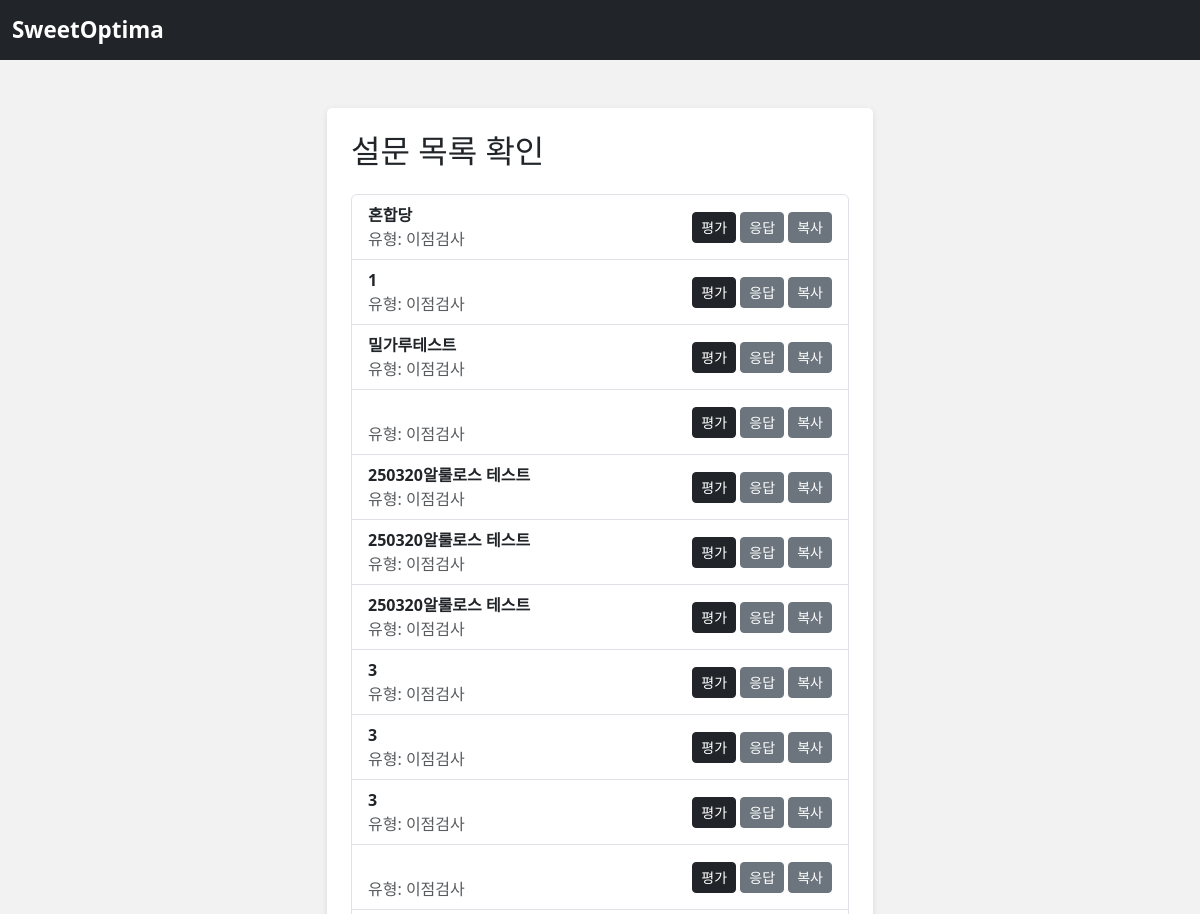
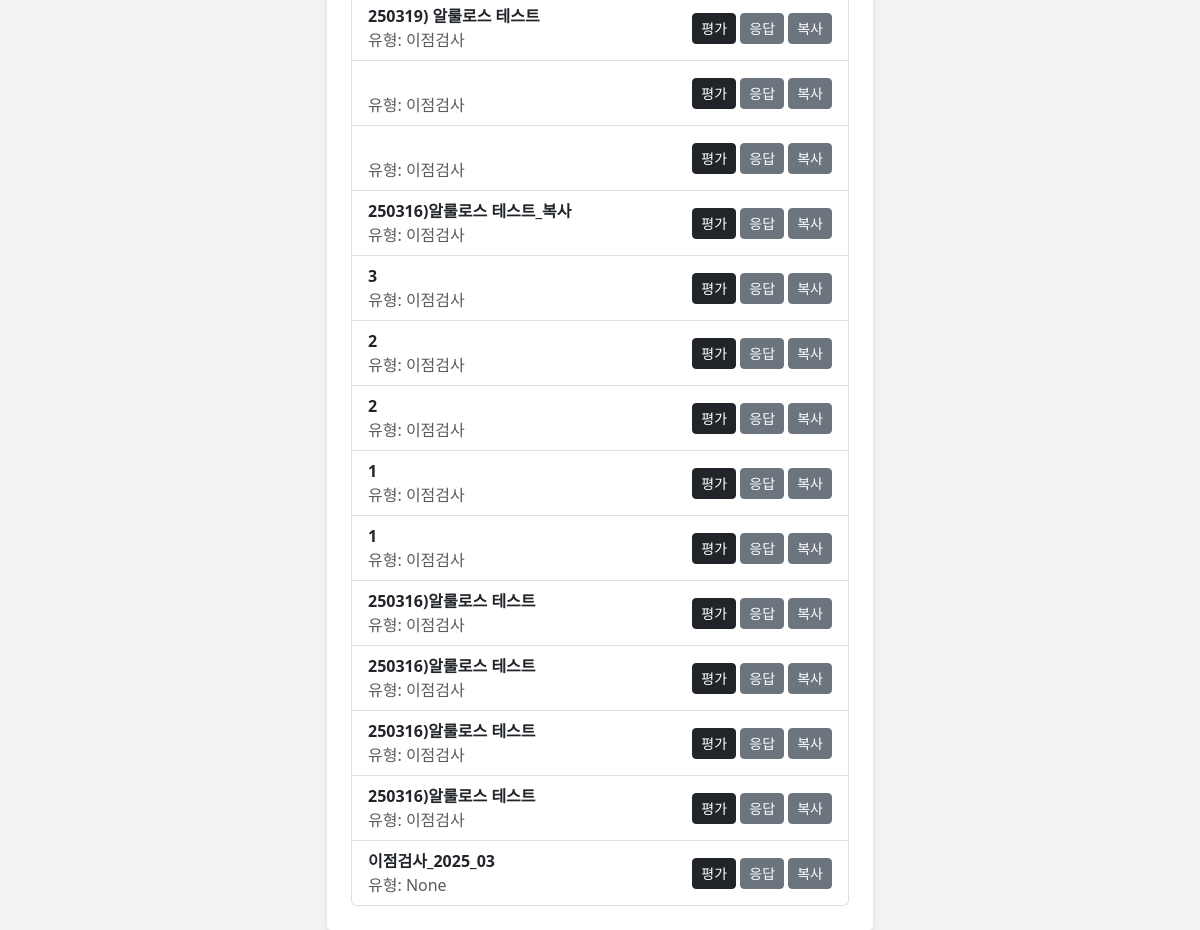
The page /survey/list/ on the database its author committed (2 pictures, top to bottom).
### survey/models.py (models this page shows, shortened)
class QuestionSet(models.Model):
    name = models.CharField(max_length=200)
    survey_type = models.CharField(max_length=50, null=True, blank=True)
    is_today = models.BooleanField(default=False)  # '오늘의 평가' 여부
    created_at = models.DateTimeField(auto_now_add=True)
    set_count = models.IntegerField(default=1)
    codes_json = models.TextField(blank=True, null=True)

### survey/views.py (the view)
# urls.py: path('list/', views.survey_list_view, name='survey_list'),
def survey_list_view(request):
    print("[DEBUG] survey_list_view called. method =", request.method)
    all_sets = QuestionSet.objects.all().order_by('-created_at')
    print("[DEBUG] total QuestionSet count =", all_sets.count())
    return render(request, 'survey/survey_list.html', {
        'surveys': all_sets
    })

### survey/templates/survey/survey_list.html (shortened to what this page needs)
<!DOCTYPE html>
<html lang="ko">
<head>
  <link
    rel="stylesheet"
    href="https://cdn.jsdelivr.net/npm/bootstrap@5.3.0/dist/css/bootstrap.min.css"
  />
</head>
<body>
  <nav class="navbar navbar-expand-lg navbar-dark bg-dark">
    <div class="container-fluid">
      <span class="navbar-brand title-logo">SweetOptima</span>
    </div>
  </nav>
  <div class="container mt-5">
    <div class="row justify-content-center">
      <div class="col-sm-10 col-md-8 col-lg-6">
        <div class="card main-card">
          <div class="card-body p-4">
            <h2 class="card-title mb-4">설문 목록 확인</h2>
            <ul class="list-group">
              {% for qs in surveys %}
                <li class="list-group-item d-flex justify-content-between align-items-center">
                  <div>
                    <b>{{ qs.name }}</b>
                    <br/>
                    <span class="text-muted">유형: {{ qs.survey_type }}</span>
                  </div>
                  <div>
                    <button class="btn btn-dark btn-sm" onclick="location.href='/survey/diff/{{ qs.id }}/'">평가</button>
                    <button class="btn btn-secondary btn-sm" onclick="location.href='/survey/responses/{{ qs.id }}/'">응답</button>
                    <button class="btn btn-secondary btn-sm" onclick="location.href='/survey/create/{{ qs.id }}/copy/'">복사</button>
                  </div>
                </li>
              {% empty %}
                <li class="list-group-item">아직 설문이 없습니다.</li>
              {% endfor %}
            </ul>
          </div>
        </div>
      </div>
    </div>
  </div>
</body>
</html>

### survey/templates/survey/survey_list.html (style rules this page uses)
body { background-color: #f2f2f2; }
.title-logo { font-weight: bold; font-size: 1.4rem; color: #fff; }
.main-card { background-color: #ffffff; border: none; border-radius: 5px; box-shadow: 0 2px 6px rgba(0,0,0,0.1); }

### rows shown on the page
QuestionSet: name "혼합당", survey_type "이점검사"
QuestionSet: name "1", survey_type "이점검사"
QuestionSet: name "밀가루테스트", survey_type "이점검사"
QuestionSet: survey_type "이점검사"
QuestionSet: name "250320알룰로스 테스트", survey_type "이점검사"
QuestionSet: name "250320알룰로스 테스트", survey_type "이점검사"
QuestionSet: name "250320알룰로스 테스트", survey_type "이점검사"
QuestionSet: name "3", survey_type "이점검사"
QuestionSet: name "3", survey_type "이점검사"
QuestionSet: name "3", survey_type "이점검사"
QuestionSet: survey_type "이점검사"
QuestionSet: name "250319) 알룰로스 테스트", survey_type "이점검사"
QuestionSet: survey_type "이점검사"
QuestionSet: survey_type "이점검사"
QuestionSet: name "250316)알룰로스 테스트_복사", survey_type "이점검사"
QuestionSet: name "3", survey_type "이점검사"
QuestionSet: name "2", survey_type "이점검사"
QuestionSet: name "2", survey_type "이점검사"
QuestionSet: name "1", survey_type "이점검사"
QuestionSet: name "1", survey_type "이점검사"
QuestionSet: name "250316)알룰로스 테스트", survey_type "이점검사"
QuestionSet: name "250316)알룰로스 테스트", survey_type "이점검사"
QuestionSet: name "250316)알룰로스 테스트", survey_type "이점검사"
QuestionSet: name "250316)알룰로스 테스트", survey_type "이점검사"
QuestionSet: name "이점검사_2025_03", survey_type "None"
